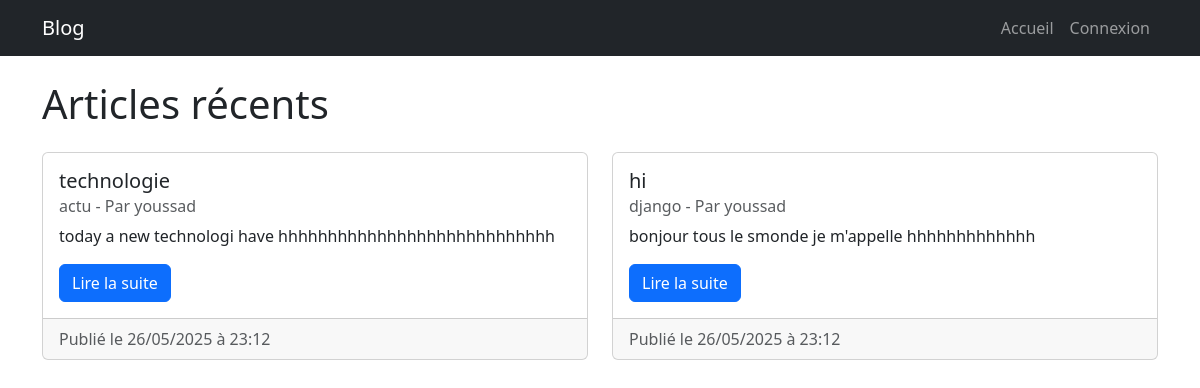
The page / on the database its author committed.
### articles/models.py (models this page shows, shortened)
class Article(models.Model):
    CATEGORIES = [
        ('django', 'Django'),
        ('python', 'Python'),
        ('actu', 'Actualités'),
    ]
    titre = models.CharField(max_length=200)
    contenu = RichTextField()
    categorie = models.CharField(max_length=20, choices=CATEGORIES)
    date_creation = models.DateTimeField(auto_now_add=True)
    auteur = models.ForeignKey(User, on_delete=models.CASCADE)
    class Meta:
        ordering = ['-date_creation']
        verbose_name = "Article"
        verbose_name_plural = "Articles"

### articles/views.py (the view)
# urls.py: path('', views.accueil, name='accueil'),
def accueil(request):
    articles = Article.objects.all()
    return render(request, 'articles/accueil.html', {'articles': articles})

### articles/templates/articles/accueil.html (shortened to what this page needs)
{% extends 'articles/base.html' %}
{% block content %}
<h1 class="mb-4">Articles récents</h1>
<div class="row">
    {% for article in articles %}
    <div class="col-md-6 mb-4">
        <div class="card">
            <div class="card-body">
                <h5 class="card-title">{{ article.titre }}</h5>
                <h6 class="card-subtitle mb-2 text-muted">
                    {{ article.categorie }} - Par {{ article.auteur.username }}
                </h6>
                <p class="card-text">{{ article.contenu|safe|truncatewords:30 }}</p>
                <div class="d-flex justify-content-between align-items-center">
                    <a href="{% url 'detail_article' article.pk %}" class="btn btn-primary">Lire la suite</a>
                </div>
            </div>
            <div class="card-footer text-muted">
                Publié le {{ article.date_creation|date:"d/m/Y à H:i" }}
            </div>
        </div>
    </div>
    {% empty %}
    <div class="col-12">
        <p>Aucun article n'a été publié pour le moment.</p>
    </div>
    {% endfor %}
</div>
{% endblock %}

### articles/templates/articles/base.html (shortened to what this page needs)
<!DOCTYPE html>
<html lang="fr">
<head>
    <link href="https://cdn.jsdelivr.net/npm/bootstrap@5.3.0/dist/css/bootstrap.min.css" rel="stylesheet">
</head>
<body>
    <nav class="navbar navbar-expand-lg navbar-dark bg-dark">
        <div class="container">
            <a class="navbar-brand" href="{% url 'accueil' %}">Blog</a>
            <div class="collapse navbar-collapse" id="navbarNav">
                <ul class="navbar-nav ms-auto">
                    <li class="nav-item">
                        <a class="nav-link" href="{% url 'accueil' %}">Accueil</a>
                    </li>
                    {% if user.is_authenticated %}
                        <li class="nav-item">
                            <a class="nav-link" href="{% url 'creer_article' %}">Ajouter un article</a>
                        </li>
                        <li class="nav-item">
                            <form method="post" action="{% url 'logout' %}" class="d-inline">
                                {% csrf_token %}
                                <button type="submit" class="btn nav-link border-0 bg-transparent">Déconnexion</button>
                            </form>
                        </li>
                    {% else %}
                        <li class="nav-item">
                            <a class="nav-link" href="{% url 'login' %}">Connexion</a>
                        </li>
                    {% endif %}
                </ul>
            </div>
        </div>
    </nav>
    <div class="container mt-4">
        {% block content %}
        {% endblock %}
    </div>
</body>
</html>

### rows shown on the page
Article: titre "technologie", categorie "actu", auteur.username "youssad", contenu "today a new technologi have hhhhhhhhhhhhhhhhhhhhhhhhhhhh", date_creation "26/05/2025 à 23:12"
Article: titre "hi", categorie "django", auteur.username "youssad", contenu "bonjour tous le smonde je m'appelle hhhhhhhhhhhhh", date_creation "26/05/2025 à 23:12"
